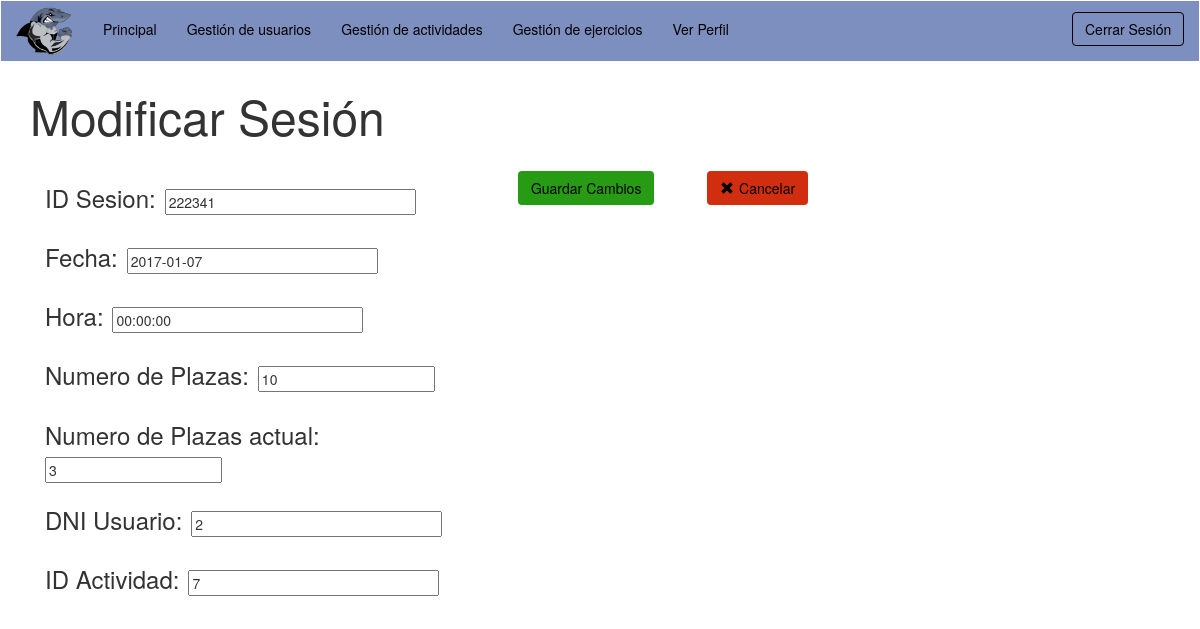
The page /vistas/v_modificarSesion.php?id=222341 (signed in) on the database its author committed.
### tables this page shows
CREATE TABLE `sesion` (
  `idSesion` int(11) NOT NULL,
  `fecha` date DEFAULT NULL,
  `hora` time DEFAULT '00:00:00',
  `nPlazasMax` int(11) NOT NULL,
  `nPlazasActual` int(11) NOT NULL,
  `Usuario_DNI` varchar(9) NOT NULL,
  `Actividad_idActividad` int(11) NOT NULL
);

### modelos/m_gestionarSesiones.php (called while the page is built, shortened)
  <?php
  require_once '../controladores/c_sesion.php';
  class m_gestionarSesiones{
	public function getDatosSesion($id)
	{
		$bd = conexion_BD();
		$r = $bd->query("SELECT * FROM sesion WHERE idSesion='".$id."'");
		mysqli_data_seek ($r, 0);
		$extraido= mysqli_fetch_array($r);
		return $extraido;
	}
}
  ?>

### controladores/c_sesion.php (called while the page is built, shortened)
<?php
require_once '../modelos/m_gestionarSesiones.php';
class c_sesion
{
  public static function devolverDatosSesion($id)
  {
  	$modelo_gestionarSesiones = new m_gestionarSesiones();
    if($modelo_gestionarSesiones->comprobarSesion($id))
    {
		return $modelo_gestionarSesiones->getDatosSesion($id);
   }
  }
}
?>

### vistas/v_modificarSesion.php (the view, shortened to what this page needs)
<?php
  require_once '../controladores/c_sesion.php';
  $id = $_GET['id'];
  $result = c_sesion::devolverDatosSesion($id);
 if(isset($_SESSION['userID']) && $_SESSION['userType'] == 'Administrador' && $_SESSION['connected'] == true){
?>
<!DOCTYPE html>
<html lang="en">
  <head>
    <link href="../css/bootstrap.min.css" rel="stylesheet">
    <link href="../css/navbar2.css" rel="stylesheet">
    <link href="../css/botonesGestionar.css" rel="stylesheet">
  </head>
  <body>
    <header>
      <nav class="navbar navbar-default1">
        <div class="container-fluid">
          <div class="navbar-header">
            <a class="navbar-brand" href="#"><img src="../images/navbar-footer/tiburonlogo.png" style="margin-top:-10px;"></img></a>
          </div>
          <div class="collapse navbar-collapse" id="bs-example-navbar-collapse-1" style="margin-top: 3px;">
            <ul class="nav navbar-nav">
            <li class="current"><a href="../vistas/v_administrador.php">Principal</a></li>
            <li><a href="../vistas/v_gestionarUsuarios.php">Gestión de usuarios</a></li>
            <li><a href="../vistas/v_gestionarActividades.php">Gestión de actividades</a></li>
            <li><a href="../vistas/v_gestionarEjercicios.php">Gestión de ejercicios</a></li>
            <li><a href="../vistas/v_verPerfil.php">Ver Perfil</a></li>
            </ul>
      <ul class="nav navbar-nav navbar-right">
      <div class="form-group">
        <button id="modalButton" type="button" class="btn btn-default1" data-toggle="modal" data-target=".bs-example-modal-sm" style="margin-left: 10px;">Cerrar Sesi&oacuten</button>
      </div>
    </ul>
      </nav>
    </header>
    <div class="container">
      <p style="font-size: -webkit-xxx-large; ">Modificar Sesi&oacuten</p>
       <form id="contact_form" action="../controladores/c_sesion.php?var=2#" method="post" enctype="multipart/form-data" style="margin-right:5px;">
        <div class="col-xs-12  col-sm-5  col-md-5  col-lg-5">
        <div>
          <br />
          <label for="idTabla" style="margin-right:5px; font-weight:normal; font-size: x-large;">ID Sesion: </label>
          <input  value="<?php echo $result['idSesion']; ?>"  name="actualizaridsesion" type="text" size="30" readonly required=""/>
        </div>
        <div>
          <br />
          <label for="nombre" style="margin-right:5px; font-weight:normal; font-size: x-large;">Fecha: </label>
          <input  value="<?php echo $result['fecha']; ?>" name="actualizarfecha" type="text" size="30" required=""/>
        </div>
		<div>
          <br />
          <label for="tipo" style="margin-right:5px; font-weight:normal; font-size: x-large;">Hora: </label>
          <input  value="<?php echo $result['hora']; ?>" name="actualizarhora" type="text" size="30" required=""/>
        </div>
        <div>
          <br />
          <label for="instrucciones" style="margin-right:5px; font-weight:normal; font-size: x-large;">Numero de Plazas: </label>
          <input type="text" name="actualizarplazas" value="<?php echo $result['nPlazasMax']; ?>" required=""></input>
        </div>
		<div>
          <br />
          <label for="instrucciones" style="margin-right:5px; font-weight:normal; font-size: x-large;">Numero de Plazas actual: </label>
          <input type="text" name="actualizarplazasactual" value="<?php echo $result['nPlazasActual']; ?>" required=""></input>
        </div>
		<div>
          <br />
          <label for="tipo" style="margin-right:5px; font-weight:normal; font-size: x-large;">DNI Usuario: </label>
          <input  value="<?php echo $result['Usuario_DNI']; ?>" name="actualizardni" type="text" size="30" required=""/>
        </div>
		<div>
          <br />
          <label for="tipo" style="margin-right:5px; font-weight:normal; font-size: x-large;">ID Actividad: </label>
          <input  value="<?php echo $result['Actividad_idActividad']; ?>" name="actualizaridactividad" type="text" size="30" required=""/>
        </div>
		</div>
        <div class="btn-group col-xs-12 col-sm-4 col-md-4 col-lg-2" role="group" style="margin-top: 10px; margin-bottom: 15px;">
          <a href="#?id=<?php echo $result['idSesion'] ;?>" style="text-decoration: none; "><button type="submit" class="btn btn-default3" id="botonGuardarCambios" name="submit" style="background-color: #279B13; color: black;><span class="glyphicon glyphicon-ok" style="margin-right: 5px;"></span>Guardar Cambios</button></a>
        </div>
        <div class="btn-group col-xs-6 col-sm-4 col-md-4 col-lg-2" role="group" style="margin-top: 10px; margin-bottom: 15px;">
          <a href="../vistas/v_gestionarActividades.php" style="text-decoration: none;"><button type="button" class="btn btn-default2" id="botonEliminar"><span class="glyphicon glyphicon-remove" style="margin-right: 5px;"></span>Cancelar</button></a>
        </div>
        </form>
       </div>
  </body>
</html>
<?php
}
?>

### css/navbar2.css (style rules this page uses)
.container-fluid, #ulDrop { background-color: #7d8fbf; color: black; }
a { color: black; }
#modalButton { margin-top: 8px; color: 7d8fbf; border-color:black; }
button.btn.btn-default1 { display: inline-block; vertical-align: middle; -webkit-transform: perspective(1px) translateZ(0); transform: perspective(1px) translateZ(0); box-shadow: 0 0 1px transparent; position: relative; overflow: hidden; background-color: transparent; border-style: solid; border-color: black; }
button.btn.btn-default1:before { content: ""; position: absolute; z-index: -1; left: 0; right: 100%; top: 0; background: #FFF; height: 4px; -webkit-transition-property: right; transition-property: right; -webkit-transition-duration: 0.3s; transition-duration: 0.3s; -webkit-transition-timing-function: ease-out; transition-timing-function: ease-out; }

### css/botonesGestionar.css (style rules this page uses)
#botonEliminar { background-color: #D02E0E; color: black; }
#botonGuardarCambios { background-color: #279B13; color: black; }

### rows shown on the page
sesion: actualizaridsesion "222341", actualizarfecha "2017-01-07", actualizarhora "00:00:00", actualizarplazas "10", actualizarplazasactual "3", actualizardni "2", actualizaridactividad "7"
